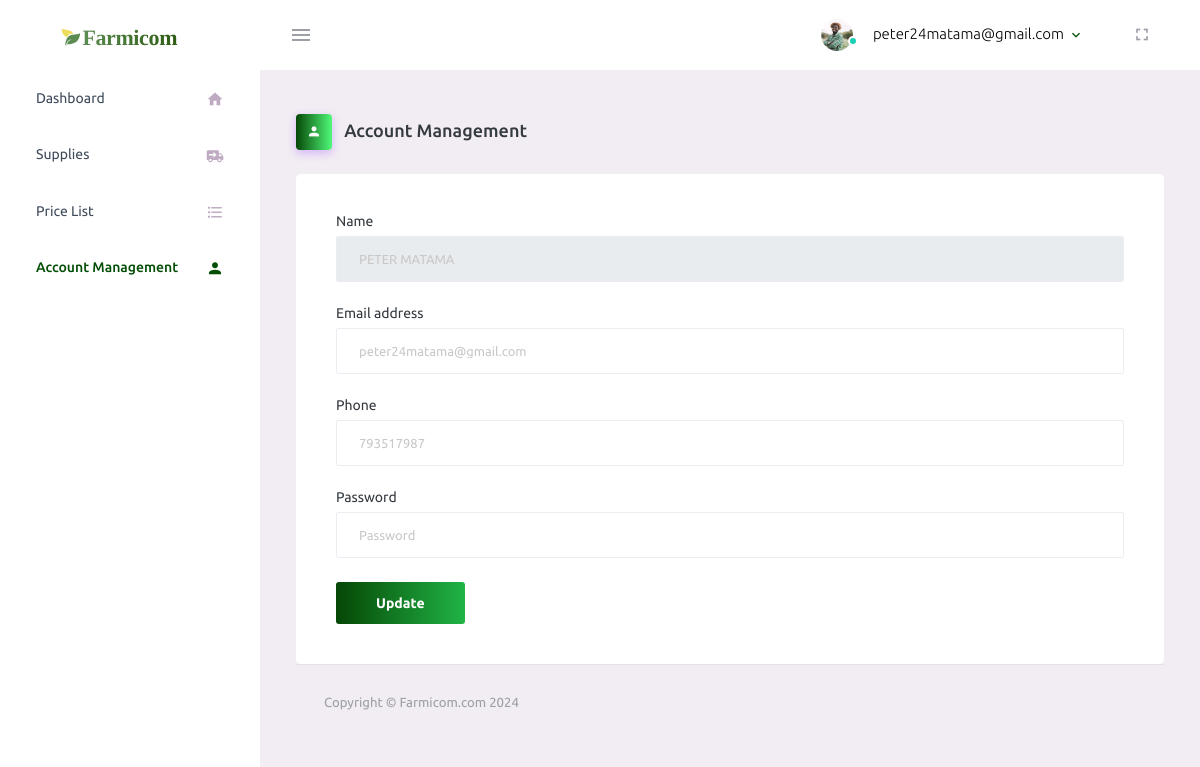
Page /Dashboard/Farmer/profile.php (signed in) on the committed database.
### tables this page shows
CREATE TABLE `farmers` (
  `id` int(25) NOT NULL,
  `Photo` varchar(250) NOT NULL,
  `Member_number` varchar(25) NOT NULL,
  `National_id` int(10) NOT NULL,
  `Firstname` varchar(25) NOT NULL,
  `Lastname` varchar(25) NOT NULL,
  `Phone` int(25) NOT NULL,
  `Email` varchar(25) NOT NULL,
  `Address` varchar(25) NOT NULL,
  `Password` varchar(250) NOT NULL,
  `Usertype` varchar(25) NOT NULL DEFAULT 'farmer'
);

### Dashboard/Farmer/profile.php (the view, shortened to what this page needs)
<?php
include ("config.php");
if (!isset($_SESSION['farmers'])) {
  header("location:../../lform.php");
  exit;
} else {
  $username = $_SESSION['farmers'];
  $member = $_SESSION['member'] ;
  $photo = $_SESSION['photo'] ;
}
?>
<!DOCTYPE html>
<html lang="en">
  <head>
    <link rel="stylesheet" href="assets/vendors/mdi/css/materialdesignicons.min.css">
    <link rel="stylesheet" href="assets/vendors/css/vendor.bundle.base.css">
    <link rel="stylesheet" href="assets/css/style.css">
  </head>
  <body>
      <nav class="navbar default-layout-navbar col-lg-12 col-12 p-0 fixed-top d-flex flex-row">
        <div class="text-center navbar-brand-wrapper d-flex align-items-center justify-content-center">
          <a class="navbar-brand brand-logo" href="index.html"><img src="assets/images/logo.svg" alt="logo" /></a>
        </div>
        <div class="navbar-menu-wrapper d-flex align-items-stretch">
          <button class="navbar-toggler navbar-toggler align-self-center" type="button" data-toggle="minimize">
            <span class="mdi mdi-menu"></span>
          </button>
          <ul class="navbar-nav navbar-nav-right">
            <li class="nav-item nav-profile dropdown">
              <a class="nav-link dropdown-toggle" id="profileDropdown" href="#" data-bs-toggle="dropdown" aria-expanded="false">
                <div class="nav-profile-img">
                <img src="../Admin/<?php echo $photo?>" alt="image">
                  <span class="availability-status online"></span>
                </div>
                <div class="nav-profile-text">
                  <p class="mb-1 text-black"><?php echo $username ?></p>
                </div>
              </a>
            </li>
            <li class="nav-item d-none d-lg-block full-screen-link">
              <a class="nav-link">
                <i class="mdi mdi-fullscreen" id="fullscreen-button"></i>
              </a>
            </li>
          </ul>
        </div>
      </nav>
      <div class="container-fluid page-body-wrapper">
        <nav class="sidebar sidebar-offcanvas" id="sidebar">
          <ul class="nav">
            <li class="nav-item">
              <a class="nav-link" href="index.php">
                <span class="menu-title">Dashboard</span>
                <i class="mdi mdi-home menu-icon"></i>
              </a>
            </li>
              <li class="nav-item">
              <a class="nav-link" href="Supplies.php">
                <span class="menu-title">Supplies</span>
                <i class="mdi mdi-truck-delivery menu-icon"></i>
              </a>
            </li>
            <li class="nav-item">
              <a class="nav-link" href="Pricelist.php">
                <span class="menu-title">Price List</span>
                <i class="mdi mdi-format-list-bulleted  menu-icon"></i>
              </a>
            </li>
            <li class="nav-item">
              <a class="nav-link" href="profile.php">
                <span class="menu-title">Account Management</span>
                <i class="mdi mdi mdi-account menu-icon"></i>
              </a>
            </li>
          </ul>
        </nav>
        <div class="main-panel">
          <div class="content-wrapper">
            <div class="page-header">
              <h3 class="page-title">
                <span class="page-title-icon bg-gradient-primary text-white me-2">
                  <i class="mdi mdi-account"></i>
                </span> Account Management
                <?php
                $select_user = mysqli_query($con, "SELECT * FROM farmers WHERE Member_number = '$member'") or die ("Query failed");
                $user_dtls = $select_user->fetch_assoc() ;
                ?>
              </h3>
              <nav aria-label="breadcrumb">
                <ul class="breadcrumb">
                </ul>
              </nav>
            </div>
            <div class="card">
                  <div class="card-body">
                    <form class="forms-sample" method="post" action="<?php echo htmlspecialchars($_SERVER['PHP_SELF']);?>">
                      <div class="form-group">
                        <label for="exampleInputName1">Name</label>
                        <input type="text" class="form-control" id="exampleInputName1" name="uname"  placeholder="<?php echo $user_dtls['Firstname'] ?> <?php echo $user_dtls['Lastname'] ?>" readonly>
                      </div>
                      <div class="form-group">
                        <label for="exampleInputEmail3">Email address</label>
                        <input type="email" class="form-control" id="exampleInputEmail3" name="email" placeholder="<?php echo $user_dtls['Email'] ?>" required>
                      </div>
                      <div class="form-group">
                        <label for="exampleInputPassword4">Phone</label>
                        <input type="phone" class="form-control" id="exampleInputPassword4" name="phone"  placeholder="<?php echo $user_dtls['Phone'] ?>" required>
                      </div>
                      <div class="form-group">
                        <label for="exampleInputPassword4">Password</label>
                        <input type="password" class="form-control" id="exampleInputPassword4" name="password"  placeholder="Password" required>
                      </div>
                      <input name="updateuser" type="submit" class="btn btn-gradient-primary me-2" value="Update">
                    </form>
                  </div>
                </div>
          <footer class="footer">
            <div class="container-fluid d-flex justify-content-between">
              <span class="text-muted d-block text-center text-sm-start d-sm-inline-block">Copyright © Farmicom.com 2024</span>
            </div>
          </footer>
        </div>
      </div>
    </div>
  </body>
</html>

### rows in the picture
farmers: uname "PETER MATAMA", email "peter24matama@gmail.com", phone "793517987"

### other values in the picture
$username "peter24matama@gmail.com"
